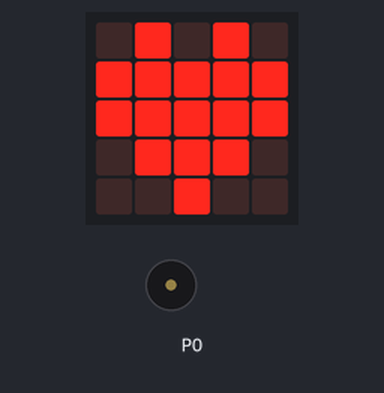
A program run on a simulated BBC micro:bit running MicroPython. On the bench: the board's 5×5 LED display, buzzer (waves = sounding). At 12.0 s the program stops and its outputs stay as they are.

Above: at 12.1 s.
Timing chart, 0 to 13.5 s (numbered marks = the images above):
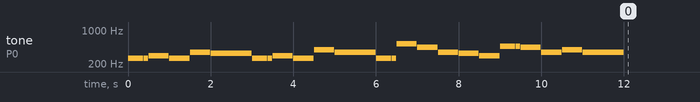

The program:

main.py
```python
from microbit import *
import music

music.play(music.BIRTHDAY)
display.show(Image.HEART)
```

Measured:
- by itself, tone on P0: plays 262 Hz for 0.36 s, 262 Hz for 0.12 s, 294 Hz for 0.49 s, 262 Hz for 0.49 s, 349 Hz for 0.49 s, 330 Hz for 0.99 s … (25 notes in this stretch)
